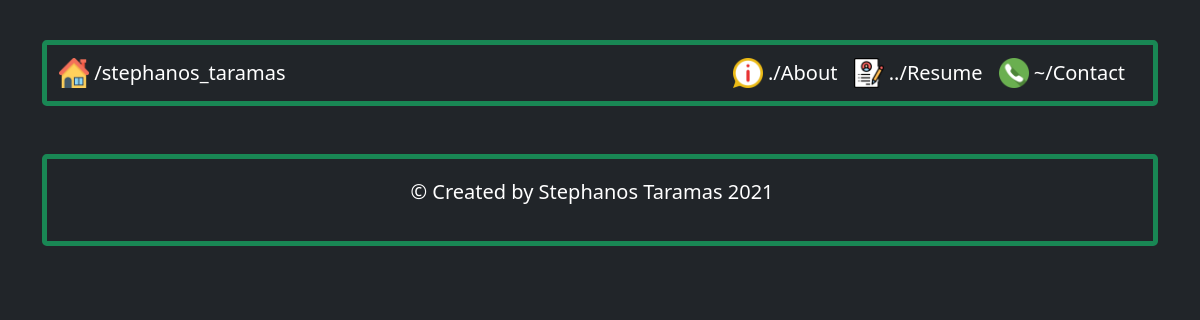
The app's page /contact/, older data.
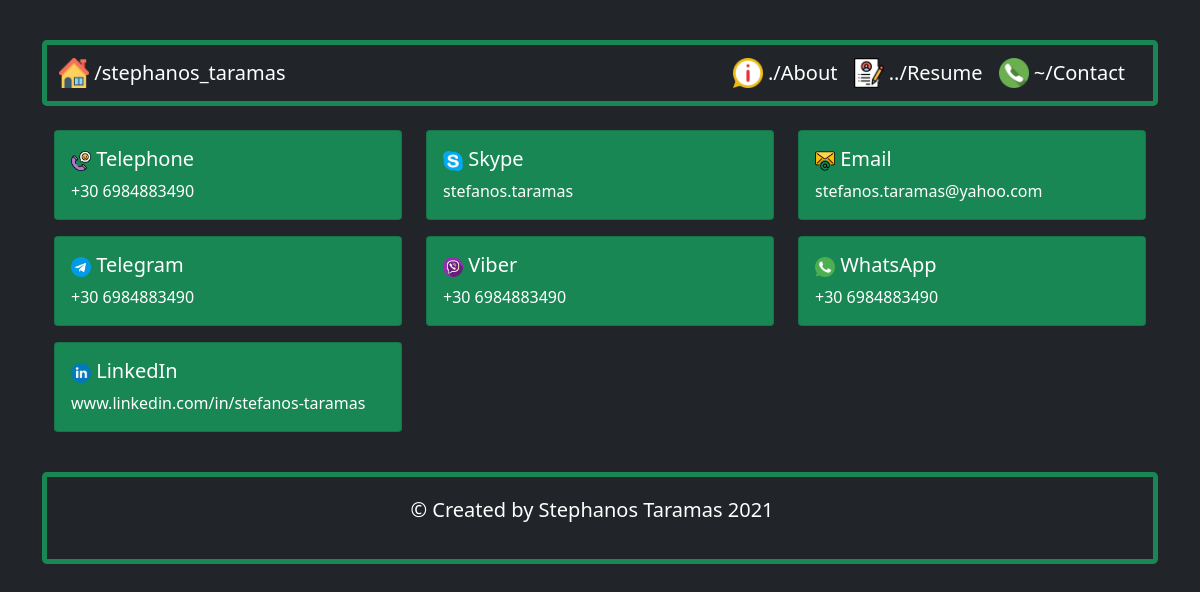
The same page, newer data.
### contact_app/models.py (models this page shows)
class ContactDetails(models.Model):
    contact_icon = models.ImageField(upload_to='images/')
    contact_name = models.CharField(max_length=50)
    contact_info = models.CharField(max_length=50)

### contact_app/views.py (the view)
# urls.py: path('', views.contact, name='contact'),
def contact(request):
    contacts = ContactDetails.objects
    return render(request, 'contact_app/contact.html', {"contacts":contacts})

### contact_app/templates/contact_app/contact.html
{% extends 'home_app/base.html' %}
{% block content %}
<br>
<div class="container">
    <div class="row">
        {% for contact in contacts.all %}
            <div class="col-sm-4">
                <div class="card text-white bg-success mb-3">
                    <div class="card-body">
                    <h5 class="card-title">
                        <img src="{{ contact.contact_icon.url }}" class="img-fluid" height="20" width="20"/>
                        {{ contact.contact_name }}
                    </h5>
                    <p class="card-text">{{ contact.contact_info }}</p>
                    </div>
                </div>
                {% if forloop.counter|divisibleby:"3" and not forloop.last %}
                </div><div class="row">
                {% endif %}
            </div>
        {% endfor%}
    </div>
</div>
<br>
{% endblock %}

### home_app/templates/home_app/base.html (shortened to what this page needs)
{% load static %}
<!doctype html>
<html lang="en">
    <head>
        <link href="https://cdn.jsdelivr.net/npm/bootstrap@5.0.0-beta1/dist/css/bootstrap.min.css" rel="stylesheet">
    </head>
    <body class="p-3 mb-2 bg-dark text-white">
        <br>
        <div class="container">
            <nav class="navbar navbar-expand-lg navbar-dark bg-dark border border-5 border-success rounded-3">
                <div class="container-fluid">
                    <a class="navbar-brand" href="#">
                        <img src="{% static 'home_app/house.png' %}" width="30" height="30" class="d-inline-block align-top" alt="">
                        /stephanos_taramas
                    </a>
                    <div class="navbar-nav ml-auto">
                        <a class="navbar-brand ml-auto" href="#">
                            <img src="{% static 'home_app/info(1).png' %}" width="30" height="30" class="d-inline-block align-top" alt="">
                            ./About
                        </a>
                        <a class="navbar-brand ml-auto" href="#">
                            <img src="{% static 'home_app/resume.png' %}" width="30" height="30" class="d-inline-block align-top" alt="">
                            ../Resume
                        </a>
                        <a class="navbar-brand ml-auto" href="{% url 'contact_app:contact' %}">
                            <img src="{% static 'home_app/phone.png' %}" width="30" height="30" class="d-inline-block align-top" alt="">
                            ~/Contact
                        </a>
                    </div>
                </div>
            </nav>
        </div>
        <main role="main">
            <div class="container">
                {% block content %}
                {% endblock %}
            </div>
        </main>
        <div class="container">
            <footer class="text-muted">
                <nav class="navbar navbar-expand-lg navbar-dark bg-dark border border-5 border-success rounded-3">
                    <div class="container-fluid">
                        <div class="navbar-brand mx-auto">
                            <p class="navbar-brand">© Created by Stephanos Taramas {% now "Y" %}</p>
                        </div>
                    </div>
                </nav>
            </footer>
        </div>
    </body>
</html>

Row changes from the older to the newer data that the page shows:
added ContactDetails: contact_icon (picture), contact_name "Telephone", contact_info "+30 6984883490"
added ContactDetails: contact_icon (picture), contact_name "Skype", contact_info "stefanos.taramas"
added ContactDetails: contact_icon (picture), contact_name "Email", contact_info "stefanos.taramas@yahoo.com"
added ContactDetails: contact_icon (picture), contact_name "Telegram", contact_info "+30 6984883490"
added ContactDetails: contact_icon (picture), contact_name "Viber", contact_info "+30 6984883490"
added ContactDetails: contact_icon (picture), contact_name "WhatsApp", contact_info "+30 6984883490"
added ContactDetails: contact_icon (picture), contact_name "LinkedIn", contact_info "www.linkedin.com/in/stefanos-taramas"
